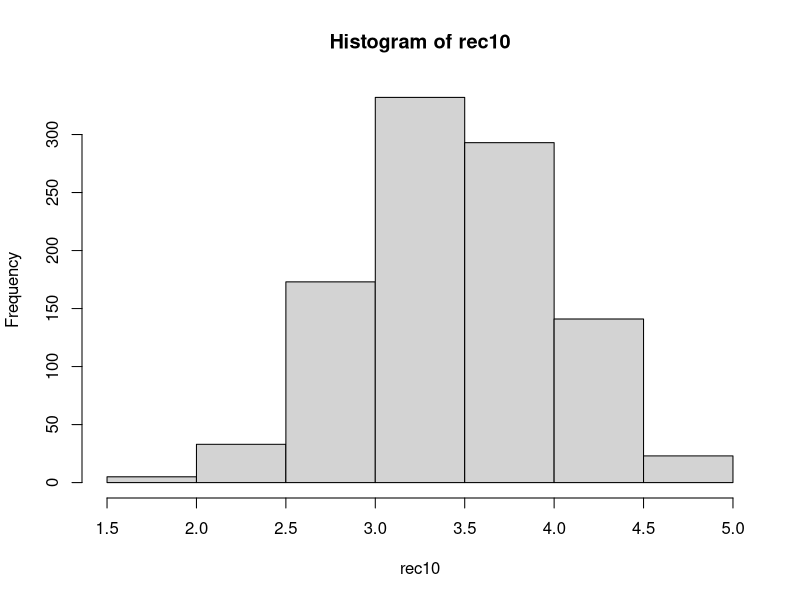
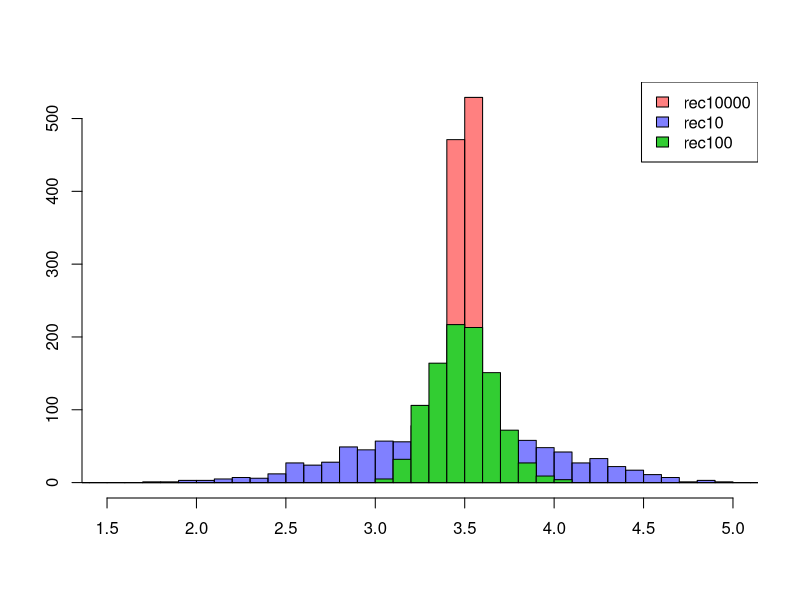
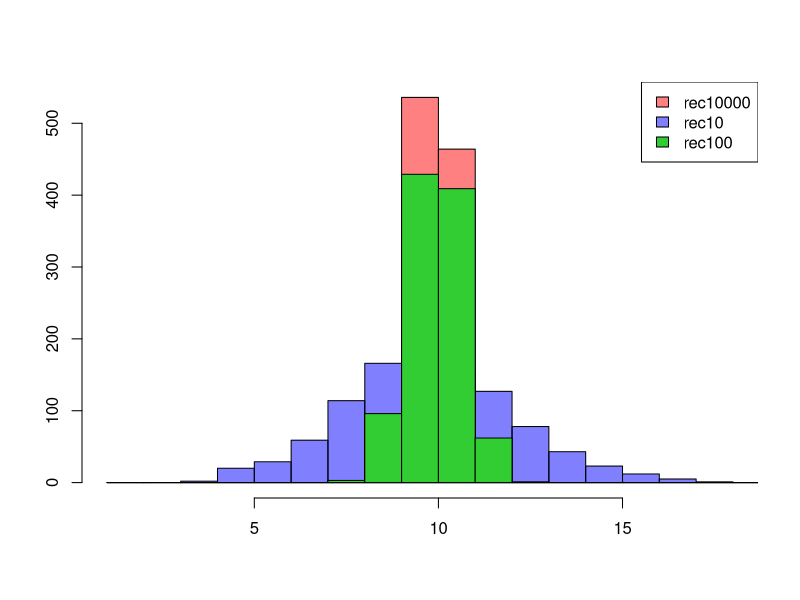

The R script that drew these images, in order:
## ---- chunk 1
s10 <- sample(1:6,10,replace = TRUE)
mean(s10)
## ---- chunk 2
s1000 <- sample(1:6,1000,replace = TRUE)
mean(s1000)
## ---- chunk 3
#サイコロを10回振るのを1000回繰り返す
S <- 1000
rec10 <- numeric(S)

for(i in 1:S){
  rec10[i] <- sample(1:6, 10, replace = TRUE)|>
    mean()
  }

summary(rec10)
## ---- chunk 4
hist(rec10)
## ---- chunk 5
#サイコロを10000回振るのを1000回繰り返す
S <- 1000
rec10000 <- numeric(S)

for(i in 1:S){
  rec10000[i] <- sample(1:6, 10000, replace = TRUE)|>
    mean()
  }

summary(rec10000)
## ---- chunk 6

#サイコロを100回振るのを1000回繰り返す
S <- 1000
rec100 <- numeric(S)

for(i in 1:S){
  rec100[i] <- sample(1:6, 100, replace = TRUE)|>
    mean()
  }

# 3つそれぞれヒストグラムを書いて，
#一つのシートに重ねて表示
hist(rec10000, 
     col="#FF00007F", 
     xlim=c(1.5,5),
     ann=F, 
     main="", 
     xlab="" ,
     breaks=seq(1,6,0.1)
     )

par(new=T)
hist(rec10, 
     breaks=seq(1,6,0.1),
     col="#0000FF7F",
     ann=F, 
     add=T)
hist(rec100, 
     breaks=seq(1,6,0.1),
     col="#32CD32",
     ann=F, 
     add=T)

legend("topright", 
       legend=c("rec10000", 
                "rec10", 
                "rec100"),
       fill=c("#FF00007F", 
              "#0000FF7F",
              "#32CD32")
       )


## ---- chunk 7
S <- 1000

srec10 <- numeric(S)
for(i in 1:S){
  srec10[i] <- sd(rnorm(10,50,10))
}

srec100 <- numeric(S)
for(i in 1:S){
  srec100[i] <- sd(rnorm(100,50,10))
}


srec10000 <- numeric(S)
for(i in 1:S){
  srec10000[i] <- sd(rnorm(10000,50,10))
}



hist(srec10000, col="#FF00007F", xlim=c(1,18),ann=F, main="", xlab="" ,breaks=seq(1,20,1))
par(new=T)
hist(srec10, breaks=seq(1,20,1),col="#0000FF7F",ann=F, add=T)

hist(srec100, breaks=seq(1,20,1),col="#32CD32",ann=F, add=T)
legend("topright", legend=c("rec10000", "rec10", "rec100"),fill=c("#FF00007F", "#0000FF7F","#32CD32"))

## ---- chunk 8

